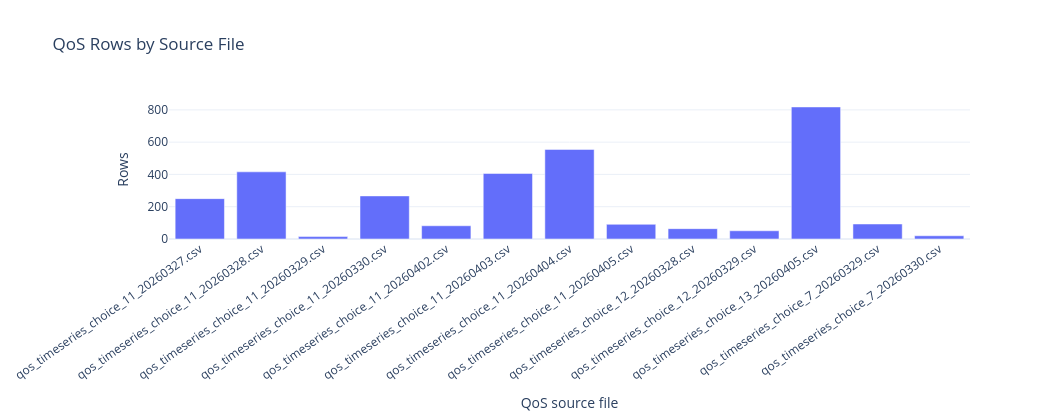
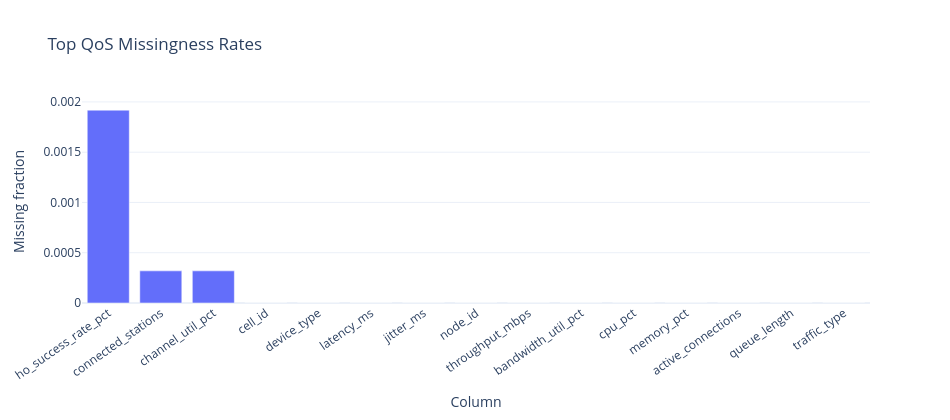
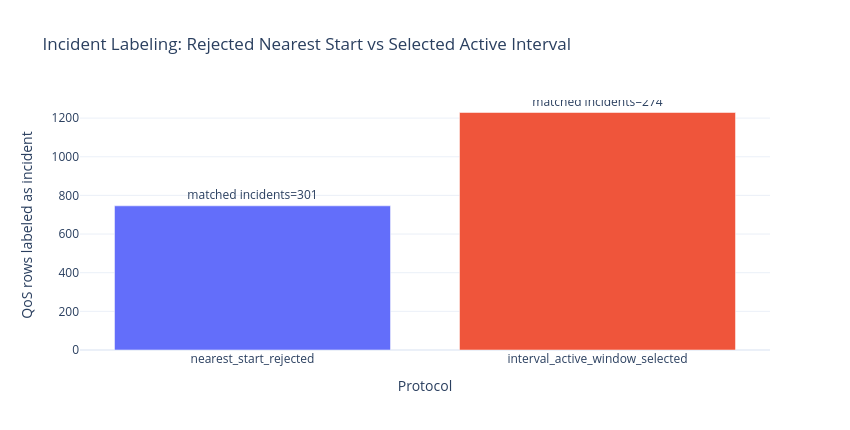

The code cell stored with these charts, in order, in its notebook:
### Markdown cell above
<a id="sec-02"></a>

## 02 — Data Ingestion and Schema Reconciliation

With the environment fixed, we load the QoS time-series files and incident files, reconcile their schemas, and compare two incident matching strategies. We keep interval matching as the implemented protocol because it respects active incident windows; nearest-start matching remains only as a rejected audit baseline.

### Code cell
qos_files = sorted(DATA_DIR.glob("qos_timeseries_*.csv"))
inc_files = sorted(DATA_DIR.glob("incidents_*.csv"))

if not qos_files:
    raise FileNotFoundError(f"No qos_timeseries_*.csv files found under {DATA_DIR}")
if not inc_files:
    raise FileNotFoundError(f"No incidents_*.csv files found under {DATA_DIR}")

def load_qos_frames(files: list[Path]) -> tuple[pd.DataFrame, pd.DataFrame]:
    """Load all QoS time-series files and return the frame plus per-file audit rows."""
    pieces, per_file = [], []
    for f in files:
        piece = pd.read_csv(f, low_memory=False)
        piece["source_file"] = f.name
        per_file.append({"file": f.name, "rows": len(piece), "cols": piece.shape[1]})
        pieces.append(piece)
    df = pd.concat(pieces, ignore_index=True, sort=False)
    for col in ("teams_in_meeting",):
        if col in df.columns:
            df = df.drop(columns=col)
    df["timestamp"] = pd.to_datetime(df["timestamp"], errors="coerce", utc=True)
    bad_ts = int(df["timestamp"].isna().sum())
    if bad_ts:
        raise ValueError(f"QoS data contains {bad_ts} unparsable timestamps")
    df["timestamp"] = df["timestamp"].dt.tz_convert("Africa/Tunis")
    before = len(df)
    df = df.drop_duplicates(subset=["timestamp", "node_id", "cell_id", "zone_id"])
    per_file_df = pd.DataFrame(per_file)
    per_file_df["kind"] = "qos_timeseries"
    per_file_df["rows_dropped_global_dedup"] = before - len(df)
    df = df.sort_values("timestamp").reset_index(drop=True)
    return df, per_file_df

def load_incident_frames(files: list[Path]) -> tuple[pd.DataFrame, pd.DataFrame]:
    """Load incident files and keep header-only files visible in the audit."""
    pieces, per_file = [], []
    for f in files:
        piece = pd.read_csv(f)
        per_file.append({"file": f.name, "rows": len(piece), "cols": piece.shape[1], "header_only": piece.empty})
        if piece.empty:
            warnings.warn(f"{f.name} is header-only; skipping")
            continue
        piece["source_file"] = f.name
        pieces.append(piece)
    df = pd.concat(pieces, ignore_index=True, sort=False) if pieces else pd.DataFrame()
    if not df.empty:
        df["start_timestamp"] = pd.to_datetime(df["start_timestamp"], errors="coerce", utc=True).dt.tz_convert("Africa/Tunis")
        df["end_timestamp"] = pd.to_datetime(df["end_timestamp"], errors="coerce", utc=True).dt.tz_convert("Africa/Tunis")
        bad_ts = int(df[["start_timestamp", "end_timestamp"]].isna().any(axis=1).sum())
        if bad_ts:
            raise ValueError(f"Incident data contains {bad_ts} rows with unparsable start/end timestamps")
        df = df.sort_values(["node_id", "start_timestamp", "end_timestamp"]).reset_index(drop=True)
    per_file_df = pd.DataFrame(per_file)
    per_file_df["kind"] = "incident"
    return df, per_file_df

def summarize_qos_quality(qos: pd.DataFrame) -> pd.DataFrame:
    """Create a compact audit of QoS completeness, duplicates, time range, and flags."""
    duplicate_keys = int(qos.duplicated(subset=["timestamp", "node_id", "cell_id", "zone_id"]).sum())
    missing_pct = qos.isna().mean().sort_values(ascending=False).head(12)
    return pd.DataFrame([
        {"metric": "qos_rows", "value": len(qos)},
        {"metric": "qos_files", "value": len(qos_files)},
        {"metric": "duplicate_time_node_cell_zone_keys", "value": duplicate_keys},
        {"metric": "unique_nodes", "value": qos["node_id"].nunique()},
        {"metric": "unique_cells", "value": qos["cell_id"].nunique()},
        {"metric": "unique_zones", "value": qos["zone_id"].nunique()},
        {"metric": "time_start", "value": str(qos["timestamp"].min())},
        {"metric": "time_end", "value": str(qos["timestamp"].max())},
        {"metric": "rows_flagged_skip_for_training", "value": int(qos.get("skip_for_training", pd.Series(False, index=qos.index)).fillna(False).astype(bool).sum())},
        {"metric": "rows_quality_poor", "value": int(qos.get("data_quality_rating", pd.Series("", index=qos.index)).astype(str).str.lower().eq("poor").sum())},
        {"metric": "worst_missing_column", "value": str(missing_pct.index[0]) if len(missing_pct) else "none"},
        {"metric": "worst_missing_pct", "value": round(float(missing_pct.iloc[0]), 4) if len(missing_pct) else 0.0},
    ])

def summarize_incident_quality(incidents: pd.DataFrame, incident_file_audit: pd.DataFrame) -> pd.DataFrame:
    """Create an incident audit focused on duration, headers, and temporal validity."""
    if incidents.empty:
        return pd.DataFrame([{"metric": "incident_rows", "value": 0}])
    durations = (incidents["end_timestamp"] - incidents["start_timestamp"]).dt.total_seconds()
    return pd.DataFrame([
        {"metric": "incident_rows", "value": len(incidents)},
        {"metric": "incident_files", "value": len(incident_file_audit)},
        {"metric": "header_only_incident_files", "value": int(incident_file_audit["header_only"].sum())},
        {"metric": "unique_incident_ids", "value": incidents["incident_id"].nunique()},
        {"metric": "unique_incident_nodes", "value": incidents["node_id"].nunique()},
        {"metric": "nonpositive_duration_incidents", "value": int((durations <= 0).sum())},
        {"metric": "median_duration_sec", "value": round(float(durations.clip(lower=0).median()), 2)},
        {"metric": "p90_duration_sec", "value": round(float(durations.clip(lower=0).quantile(0.90)), 2)},
    ])

def nearest_start_join_for_audit(qos: pd.DataFrame, incidents: pd.DataFrame,
                                 tolerance_s: int = 90) -> pd.DataFrame:
    """Reproduce the rejected nearest-start labeling strategy for audit comparison only."""
    out = qos.copy()
    if incidents.empty:
        out["incident_id"] = np.nan
        out["has_incident"] = False
        return out
    pieces = []
    for node, q in out.groupby("node_id", sort=False):
        i = incidents[incidents["node_id"] == node].sort_values("start_timestamp")
        if i.empty:
            piece = q.copy()
            piece["incident_id"] = np.nan
        else:
            piece = pd.merge_asof(
                q.sort_values("timestamp"),
                i[["start_timestamp", "incident_id"]],
                left_on="timestamp", right_on="start_timestamp",
                direction="nearest", tolerance=pd.Timedelta(seconds=tolerance_s),
            ).drop(columns="start_timestamp")
        pieces.append(piece)
    joined = pd.concat(pieces, ignore_index=True).sort_values("timestamp").reset_index(drop=True)
    joined["has_incident"] = joined["incident_id"].notna()
    return joined

def interval_join_incidents(qos: pd.DataFrame, incidents: pd.DataFrame,
                            instant_tolerance_s: int = 90) -> pd.DataFrame:
    """Attach incidents by node and active time interval, not nearest start time."""
    out = qos.copy()
    incident_cols = ["incident_id", "incident_type", "severity"]
    for col in incident_cols:
        out[col] = np.nan
    out["incident_start_timestamp"] = pd.NaT
    out["incident_end_timestamp"] = pd.NaT

    if incidents.empty:
        out["has_incident"] = False
        return out

    inc = incidents.copy()
    short = inc["end_timestamp"] <= inc["start_timestamp"]
    inc.loc[short, "end_timestamp"] = inc.loc[short, "start_timestamp"] + pd.Timedelta(seconds=instant_tolerance_s)

    for node, q_idx in out.groupby("node_id", sort=False).groups.items():
        node_inc = inc[inc["node_id"] == node]
        if node_inc.empty:
            continue
        node_mask = out.index.isin(q_idx)
        for _, alarm in node_inc.iterrows():
            mask = node_mask & out["timestamp"].between(alarm["start_timestamp"], alarm["end_timestamp"], inclusive="both")
            if not mask.any():
                continue
            assign_idx = out.loc[mask & out["incident_id"].isna()].index
            if len(assign_idx) == 0:
                continue
            for col in incident_cols:
                out.loc[assign_idx, col] = alarm.get(col, np.nan)
            out.loc[assign_idx, "incident_start_timestamp"] = alarm["start_timestamp"]
            out.loc[assign_idx, "incident_end_timestamp"] = alarm["end_timestamp"]

    out["has_incident"] = out["incident_id"].notna()
    return out.sort_values("timestamp").reset_index(drop=True)

qos_df, qos_file_audit = load_qos_frames(qos_files)
inc_df, incident_file_audit = load_incident_frames(inc_files)

qos_quality_audit = summarize_qos_quality(qos_df)
incident_quality_audit = summarize_incident_quality(inc_df, incident_file_audit)

nearest_join_df = nearest_start_join_for_audit(qos_df, inc_df)
df = interval_join_incidents(qos_df, inc_df)

join_audit = pd.DataFrame([
    {"labeling_protocol": "nearest_start_rejected", "rows_labeled_incident": int(nearest_join_df["has_incident"].sum()),
     "unique_incidents_matched": int(nearest_join_df["incident_id"].nunique())},
    {"labeling_protocol": "interval_active_window_selected", "rows_labeled_incident": int(df["has_incident"].sum()),
     "unique_incidents_matched": int(df["incident_id"].nunique())},
])
join_audit["incident_rows_delta_vs_nearest"] = join_audit["rows_labeled_incident"] - int(join_audit.loc[0, "rows_labeled_incident"])

print("QoS file audit:")
print(qos_file_audit[["file", "rows", "cols"]].to_string(index=False))
print("\nIncident file audit:")
print(incident_file_audit[["file", "rows", "cols", "header_only"]].to_string(index=False))
print("\nQoS quality audit:")
print(qos_quality_audit.to_string(index=False))
print("\nIncident quality audit:")
print(incident_quality_audit.to_string(index=False))
print("\nIncident labeling protocol comparison:")
print(join_audit.to_string(index=False))

fig_files = px.bar(qos_file_audit, x="file", y="rows", title="QoS Rows by Source File",
                   labels={"file": "QoS source file", "rows": "Rows"})
fig_files.update_xaxes(tickangle=-35)
fig_files.update_layout(width=1050, height=420)
save_fig(fig_files, "fig00_qos_rows_by_file"); fig_files.show()

missing = qos_df.isna().mean().sort_values(ascending=False).head(15).reset_index()
missing.columns = ["column", "missing_fraction"]
fig_missing = px.bar(missing, x="column", y="missing_fraction", title="Top QoS Missingness Rates",
                     labels={"column": "Column", "missing_fraction": "Missing fraction"})
fig_missing.update_xaxes(tickangle=-35)
fig_missing.update_layout(width=950, height=420)
save_fig(fig_missing, "fig00_qos_missingness"); fig_missing.show()

fig_join = px.bar(join_audit, x="labeling_protocol", y="rows_labeled_incident",
                  color="labeling_protocol", text="unique_incidents_matched",
                  title="Incident Labeling: Rejected Nearest Start vs Selected Active Interval",
                  labels={"labeling_protocol": "Protocol", "rows_labeled_incident": "QoS rows labeled as incident"})
fig_join.update_traces(texttemplate="matched incidents=%{text}", textposition="outside")
fig_join.update_layout(showlegend=False, width=850, height=430)
save_fig(fig_join, "fig00_incident_join_protocol_comparison"); fig_join.show()

print(f"\nSelected dataset after interval join: {len(df):,} QoS rows")
print(f"Rows inside incident intervals: {int(df['has_incident'].sum()):,}")
print(f"Unique incident_ids matched: {df['incident_id'].nunique():,} / {inc_df['incident_id'].nunique() if not inc_df.empty else 0:,}")

### Figure 1 — Plotly figure (JSON) as saved in the notebook; plotly's stock layout.template omitted (floating-point values rounded to 4 significant figures)
{"data": [{"hovertemplate": "QoS source file=%{x}<br>Rows=%{y}<extra></extra>", "legendgroup": "", "marker": {"color": "#636efa", "pattern": {"shape": ""}}, "name": "", "orientation": "v", "showlegend": false, "textposition": "auto", "type": "bar", "x": ["qos_timeseries_choice_11_20260327.csv", "qos_timeseries_choice_11_20260328.csv", "qos_timeseries_choice_11_20260329.csv", "qos_timeseries_choice_11_20260330.csv", "qos_timeseries_choice_11_20260402.csv", "qos_timeseries_choice_11_20260403.csv", "qos_timeseries_choice_11_20260404.csv", "qos_timeseries_choice_11_20260405.csv", "qos_timeseries_choice_12_20260328.csv", "qos_timeseries_choice_12_20260329.csv", "qos_timeseries_choice_13_20260405.csv", "qos_timeseries_choice_7_20260329.csv", "qos_timeseries_choice_7_20260330.csv"], "xaxis": "x", "y": [250, 416, 15, 267, 82, 406, 555, 91, 64, 51, 818, 93, 20], "yaxis": "y"}], "layout": {"barmode": "relative", "height": 420, "legend": {"tracegroupgap": 0}, "title": {"text": "QoS Rows by Source File"}, "width": 1050, "xaxis": {"anchor": "y", "domain": [0, 1], "tickangle": -35, "title": {"text": "QoS source file"}}, "yaxis": {"anchor": "x", "domain": [0, 1], "title": {"text": "Rows"}}}}

### Figure 2 — Plotly figure (JSON) as saved in the notebook; plotly's stock layout.template omitted (floating-point values rounded to 4 significant figures)
{"data": [{"hovertemplate": "Column=%{x}<br>Missing fraction=%{y}<extra></extra>", "legendgroup": "", "marker": {"color": "#636efa", "pattern": {"shape": ""}}, "name": "", "orientation": "v", "showlegend": false, "textposition": "auto", "type": "bar", "x": ["ho_success_rate_pct", "connected_stations", "channel_util_pct", "cell_id", "device_type", "latency_ms", "jitter_ms", "node_id", "throughput_mbps", "bandwidth_util_pct", "cpu_pct", "memory_pct", "active_connections", "queue_length", "traffic_type"], "xaxis": "x", "y": [0.001918, 0.0003197, 0.0003197, 0.0, 0.0, 0.0, 0.0, 0.0, 0.0, 0.0, 0.0, 0.0, 0.0, 0.0, 0.0], "yaxis": "y"}], "layout": {"barmode": "relative", "height": 420, "legend": {"tracegroupgap": 0}, "title": {"text": "Top QoS Missingness Rates"}, "width": 950, "xaxis": {"anchor": "y", "domain": [0, 1], "tickangle": -35, "title": {"text": "Column"}}, "yaxis": {"anchor": "x", "domain": [0, 1], "title": {"text": "Missing fraction"}}}}

### Figure 3 — Plotly figure (JSON) as saved in the notebook; plotly's stock layout.template omitted (floating-point values rounded to 4 significant figures)
{"data": [{"hovertemplate": "Protocol=%{x}<br>QoS rows labeled as incident=%{y}<br>unique_incidents_matched=%{text}<extra></extra>", "legendgroup": "nearest_start_rejected", "marker": {"color": "#636efa", "pattern": {"shape": ""}}, "name": "nearest_start_rejected", "orientation": "v", "showlegend": true, "text": [301.0], "textposition": "outside", "texttemplate": "matched incidents=%{text}", "type": "bar", "x": ["nearest_start_rejected"], "xaxis": "x", "y": [746], "yaxis": "y"}, {"hovertemplate": "Protocol=%{x}<br>QoS rows labeled as incident=%{y}<br>unique_incidents_matched=%{text}<extra></extra>", "legendgroup": "interval_active_window_selected", "marker": {"color": "#EF553B", "pattern": {"shape": ""}}, "name": "interval_active_window_selected", "orientation": "v", "showlegend": true, "text": [274.0], "textposition": "outside", "texttemplate": "matched incidents=%{text}", "type": "bar", "x": ["interval_active_window_selected"], "xaxis": "x", "y": [1229], "yaxis": "y"}], "layout": {"barmode": "relative", "height": 430, "legend": {"title": {"text": "Protocol"}, "tracegroupgap": 0}, "showlegend": false, "title": {"text": "Incident Labeling: Rejected Nearest Start vs Selected Active Interval"}, "width": 850, "xaxis": {"anchor": "y", "categoryarray": ["nearest_start_rejected", "interval_active_window_selected"], "categoryorder": "array", "domain": [0, 1], "title": {"text": "Protocol"}}, "yaxis": {"anchor": "x", "domain": [0, 1], "title": {"text": "QoS rows labeled as incident"}}}}
